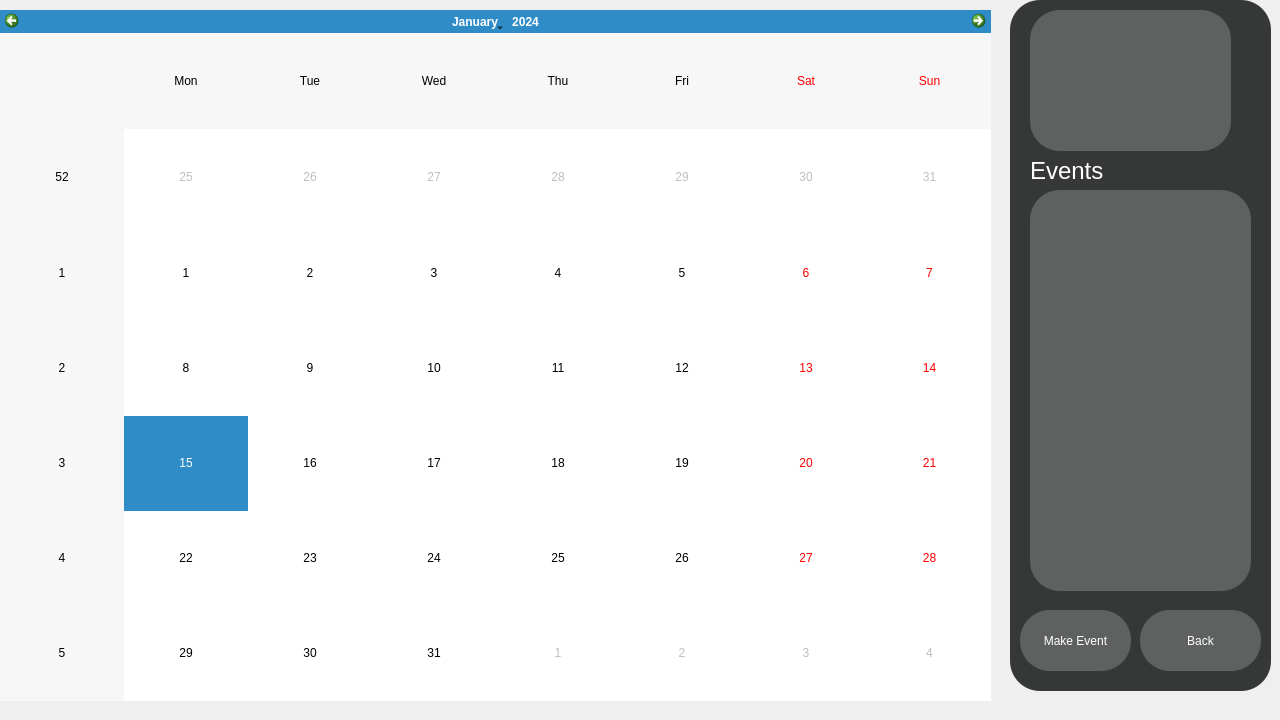
<?xml version="1.0" encoding="UTF-8"?>
<ui version="4.0">
 <class>Calendar</class>
 <widget class="QWidget" name="Calendar">
  <property name="geometry">
   <rect>
    <x>0</x>
    <y>0</y>
    <width>1280</width>
    <height>720</height>
   </rect>
  </property>
  <property name="windowTitle">
   <string>Form</string>
  </property>
  <widget class="QCalendarWidget" name="calendarWidget">
   <property name="geometry">
    <rect>
     <x>0</x>
     <y>10</y>
     <width>991</width>
     <height>691</height>
    </rect>
   </property>
   <property name="styleSheet">
    <string notr="true"/>
   </property>
  </widget>
  <widget class="QWidget" name="widget" native="true">
   <property name="geometry">
    <rect>
     <x>1010</x>
     <y>0</y>
     <width>261</width>
     <height>691</height>
    </rect>
   </property>
   <property name="styleSheet">
    <string notr="true">background-color: rgb(54, 55, 55);
border-radius:30px;</string>
   </property>
   <widget class="QWidget" name="widget_2" native="true">
    <property name="geometry">
     <rect>
      <x>20</x>
      <y>10</y>
      <width>201</width>
      <height>141</height>
     </rect>
    </property>
    <property name="styleSheet">
     <string notr="true">background-color: rgb(95, 97, 97);</string>
    </property>
    <widget class="QLabel" name="day_LA">
     <property name="geometry">
      <rect>
       <x>70</x>
       <y>0</y>
       <width>121</width>
       <height>81</height>
      </rect>
     </property>
     <property name="font">
      <font>
       <family>Segoe UI</family>
       <pointsize>40</pointsize>
       <italic>false</italic>
       <bold>false</bold>
      </font>
     </property>
     <property name="styleSheet">
      <string notr="true">font: 40pt &quot;Segoe UI&quot;;
color: rgb(255, 255, 255);</string>
     </property>
     <property name="text">
      <string/>
     </property>
    </widget>
    <widget class="QLabel" name="month_LA">
     <property name="geometry">
      <rect>
       <x>10</x>
       <y>100</y>
       <width>111</width>
       <height>31</height>
      </rect>
     </property>
     <property name="font">
      <font>
       <family>Segoe UI</family>
       <pointsize>17</pointsize>
       <italic>false</italic>
       <bold>false</bold>
      </font>
     </property>
     <property name="styleSheet">
      <string notr="true">font: 17pt &quot;Segoe UI&quot;;
color: rgb(255, 255, 255);</string>
     </property>
     <property name="text">
      <string/>
     </property>
    </widget>
    <widget class="QLabel" name="year_LA">
     <property name="geometry">
      <rect>
       <x>130</x>
       <y>100</y>
       <width>61</width>
       <height>31</height>
      </rect>
     </property>
     <property name="font">
      <font>
       <family>Segoe UI</family>
       <pointsize>17</pointsize>
       <italic>false</italic>
       <bold>false</bold>
      </font>
     </property>
     <property name="styleSheet">
      <string notr="true">font: 17pt &quot;Segoe UI&quot;;
color: rgb(255, 255, 255);</string>
     </property>
     <property name="text">
      <string/>
     </property>
    </widget>
   </widget>
   <widget class="QWidget" name="widget_3" native="true">
    <property name="geometry">
     <rect>
      <x>20</x>
      <y>190</y>
      <width>221</width>
      <height>401</height>
     </rect>
    </property>
    <property name="styleSheet">
     <string notr="true">background-color: rgb(95, 97, 97);</string>
    </property>
    <widget class="QLabel" name="day_LA_2">
     <property name="geometry">
      <rect>
       <x>70</x>
       <y>0</y>
       <width>121</width>
       <height>81</height>
      </rect>
     </property>
     <property name="font">
      <font>
       <pointsize>60</pointsize>
      </font>
     </property>
     <property name="text">
      <string/>
     </property>
    </widget>
    <widget class="QLabel" name="month_LA_2">
     <property name="geometry">
      <rect>
       <x>10</x>
       <y>100</y>
       <width>111</width>
       <height>31</height>
      </rect>
     </property>
     <property name="font">
      <font>
       <pointsize>25</pointsize>
      </font>
     </property>
     <property name="text">
      <string/>
     </property>
    </widget>
    <widget class="QLabel" name="year_LA_2">
     <property name="geometry">
      <rect>
       <x>110</x>
       <y>100</y>
       <width>81</width>
       <height>31</height>
      </rect>
     </property>
     <property name="font">
      <font>
       <pointsize>30</pointsize>
      </font>
     </property>
     <property name="text">
      <string/>
     </property>
    </widget>
    <widget class="QLabel" name="events_LA">
     <property name="geometry">
      <rect>
       <x>20</x>
       <y>20</y>
       <width>161</width>
       <height>371</height>
      </rect>
     </property>
     <property name="text">
      <string/>
     </property>
    </widget>
   </widget>
   <widget class="QPushButton" name="makeEvent_PB">
    <property name="geometry">
     <rect>
      <x>10</x>
      <y>610</y>
      <width>111</width>
      <height>61</height>
     </rect>
    </property>
    <property name="styleSheet">
     <string notr="true">QPushButton:hover
{
   background-color:white;
  color:black;
  transition:0,5s;
}
QPushButton{
background-color: rgb(95, 97, 97);
}
QPushButton
{
   color:white;
}</string>
    </property>
    <property name="text">
     <string>Make Event</string>
    </property>
   </widget>
   <widget class="QPushButton" name="back_PB">
    <property name="geometry">
     <rect>
      <x>130</x>
      <y>610</y>
      <width>121</width>
      <height>61</height>
     </rect>
    </property>
    <property name="styleSheet">
     <string notr="true">QPushButton:hover
{
   background-color:white;
  color:black;
}
QPushButton{
background-color: rgb(95, 97, 97);
}
QPushButton{
color:white
}</string>
    </property>
    <property name="text">
     <string>Back</string>
    </property>
   </widget>
   <widget class="QLabel" name="label">
    <property name="geometry">
     <rect>
      <x>20</x>
      <y>160</y>
      <width>91</width>
      <height>21</height>
     </rect>
    </property>
    <property name="font">
     <font>
      <family>Segoe UI</family>
      <pointsize>18</pointsize>
      <italic>false</italic>
      <bold>false</bold>
     </font>
    </property>
    <property name="styleSheet">
     <string notr="true">font: 18pt &quot;Segoe UI&quot;;
color: rgb(255, 255, 255);</string>
    </property>
    <property name="text">
     <string>Events</string>
    </property>
   </widget>
  </widget>
 </widget>
 <resources/>
 <connections/>
</ui>
